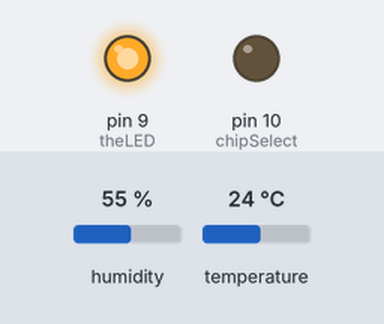
Bench run of a sketch on a simulated Arduino Uno, built with avr-gcc and run on an emulated ATmega328P. On the bench: output pins drawn as LEDs (lit = HIGH). The test bench sets the inputs (shaded band); at power-on: humidity 55 %, temperature 24 °C. The local clock reads 2024-03-15 10:24:30 at power-on unless the sketch sets it; storage starts empty.

Above: at 0.1 s.
At 34.1 s:
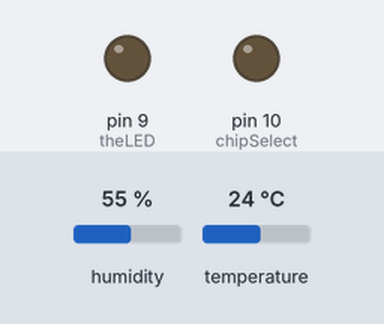
Timing chart, 0 to 35.6 s (numbered marks = the images above):
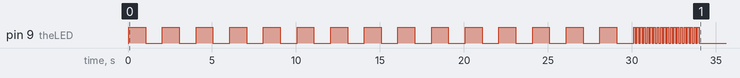

Measured:
- by itself, pin 9 (theLED): goes 15 × (HIGH 1.0 s, LOW 1.0 s), 19 × (HIGH 0.10 s, LOW 0.10 s), HIGH 0.10 s, then LOW

The sketch:

environment_logger_v2.ino
```cpp
/*
 * Temperature and humidity logger for the bat project
 * can be used as a generic stand alone temperature / humidity logger as well
 *
 * Records environment data with timestamp to a SD-card (note: needs datalogging shield!)
 * Output file ENVLOG.TXT (comma separated, data format compatible format with the BatPi scripts)
 *
 * the main loop writes data only once per 10 minutes, so you
 * will have to run the program long enough to record data
 *
 * a LED for basic information on error status is used on pin 9
 *
 * error blink codes:
 * 1 x red = Clock module RTC not found
 * 2 x red = SD card not found
 * 3 x red = no filesystem found on SD Card
 * 4 x red = file write error
 * 5 x red = error reading sensor
 *
 * Version 1: Octobre 2016
 * Version 2: Octobre 2017
 *   - added blinking error led, for easy handling in the field
 *   - replaced DHT11 with the more accurate DHT22
 *   - DHT22 also supports negative temperatures
 */

#include <SD.h>
#include <Wire.h>
#include <RTClib.h>
#include <string.h>

// Temperature and Humidity sensor uses Adafruit DHT Library
// See https://learn.adafruit.com/dht for more information and download

#include "DHT.h"
#define DHTPIN 3        // what digital pin the temperature sensor is connected to
#define DHTTYPE DHT22   // DHT 22

//////////////////////////
// Hardware definitions //
//////////////////////////

// SD Card - Datalogger pin
const int chipSelect = 10;

////////////////
// Variables //
///////////////

RTC_DS1307 RTC;
Sd2Card card;
SdVolume volume;
DHT dht(DHTPIN, DHTTYPE);

File myFile;
File tempFile;

String line;
DateTime now;
boolean logmode;

char cbuffer[61]; // used as logline
int lastminute;
int currentminute;
int currenthour;
int currentday;
int currentmonth;
int currentyear;
int theLED = 9; // led connected to pin 9 - used as error led

// setting RTC
char datestr[20];
char timestr[20];
char *ptr;
int  idx;
char c;


////////////////////
// Setup function //
////////////////////

void setup() {

  // uncomment following for sending debug messages
  // Serial.begin(9600);

  pinMode (theLED, OUTPUT);

  // initialize sensor
  dht.begin();      // init temp sensor
  checkSensor();    // if error reading sensens, this will exit the programm and blink the error led

  // initialoze real time clock
  Wire.begin();
  RTC.begin();

  // uncomment following line to set the RTC to the date & time this sketch was compiled
  //RTC.adjust(DateTime(__DATE__, __TIME__));

  if (! RTC.isrunning()) {
    // RTC not running or not set
    blink_err (1);
  }

  // get actual date
  now= RTC.now();

  // initialize SD-card...
  pinMode(chipSelect, OUTPUT);
  if (!SD.begin(10)) {
    // SD-slot initialization failed
    blink_err (2);
  }

  if (!card.init(SPI_HALF_SPEED, chipSelect)) {
    // SD-hardware initialization failed
    blink_err (2);
  }

  // open the 'volume'/'partition' - it should be FAT16 or FAT32
  if (!volume.init(card)) {
    // Could not find FAT16/FAT32 partition
    blink_err (3);
  }

  // open logfile and add a line with date and time
  myFile = SD.open("logger.txt", FILE_WRITE);
  line=getDateTimeString(now);

  // now write to file
  if (myFile) {
    myFile.println(line + " power up");
    myFile.close();
  }
  else {
    // failed to write file
    blink_err (4);
  }

  logmode= false; // logging has not started, yet
  currentminute= now.minute();
  lastminute = currentminute;
  currenthour= now.hour();
  currentday = now.day();
  currentmonth= now.month();
  currentyear = now.year();

}


//////////////////
// Main program //
//////////////////

void loop() {


  now = RTC.now(); // read date/time for this loop
  //digitalWrite (theLED, HIGH);

  if (logmode) {

    //digitalWrite (theLED, LOW);

    // is a new minute beginning ?
    currentminute= now.minute();

    if (currentminute != lastminute) {
      lastminute= currentminute;

      // log temperature and humidity to a file - every 10 minutes
      if (currentminute==1 || currentminute==11 || currentminute==21 || currentminute==31 || currentminute==41 || currentminute==51) {
        logHumTemp(currentday, currentmonth, currentyear, currenthour,currentminute);
      }
    }

    // is a new hour beginning ?
    if (currenthour != now.hour()) {
      currenthour= now.hour();
    }

    // new day beginning ?
    if (currentday != now.day()) {
      currentday= now.day();
    }

    // new month beginning ?
    if (currentmonth != now.month()) {
      currentmonth= now.month();
    }

  } else {

     // blink  LED to show that logging begins soon
    if (now.second() % 2 == 0) {
      digitalWrite (theLED, HIGH);
    } else {
      digitalWrite (theLED, LOW);
    }

    // can we start logging now ?
    if (now.second() == 0) {  // start at the full minute
      blinkLedsAB();
      logmode= true;
    } else {
      Serial.println ("waiting for next full minute to start: " + String (now.second()));
      delay (1000);
    }
  }
}


////////////////////////////
// User defined functions //
////////////////////////////


// insert a leading "0" , used by getDate()
String str2c (String in) {
  if (in.length()==2) {
    return (in);
  } else {
    return ('0' + in);
  }
}

// blink led quickly during 2 seconds
void blinkLedsAB(){
  int i;
  for (i= 0; i<20; i++) {
    digitalWrite (theLED, HIGH);
    delay (100);
    digitalWrite (theLED, LOW);
    delay (100);
  }
}

// return a formatted date string
String getDate() {
  DateTime now = RTC.now();
  line= str2c (String(now.day())) + '.' + str2c (String (now.month()))+ '.' +  + now.year();
  return (line);
}

// return a formatted time string
String getDateTimeString(DateTime theTimeStamp) {
  //DateTime now = RTC.now();
  line= str2c (String(theTimeStamp.day())) + '.' + str2c (String (theTimeStamp.month()))+ '.' +  theTimeStamp.year()
    + " " + str2c (String (theTimeStamp.hour())) + ":" + str2c (String (theTimeStamp.minute()));
  return (line);
}

// log a string with timestamp, humidity and temperature
void logHumTemp (int theDay, int theMonth, int theYear, int hours, int minutes) {

  float h = dht.readHumidity();
  float t = dht.readTemperature();

  minutes = minutes - 1;

   // open logfile and add a line with date and time
  tempFile = SD.open("envlog.txt", FILE_WRITE);

  // now write to file
  if (tempFile) {
    tempFile.print(theDay);
    tempFile.print(".");
    tempFile.print(theMonth);
    tempFile.print(".");
    tempFile.print(theYear);
    tempFile.print(";");

    tempFile.print(hours);
    tempFile.print(":");
    if (minutes == 0)
      tempFile.print("00");
    else
      tempFile.print(minutes);
    tempFile.print(";");

    // Check if any reads failed and exit early (to try again).
    if (isnan(h) || isnan(t)) {
       tempFile.print("Error reading temperature sensor;");
       blink_err (5);
    }
    else {
       tempFile.print(t);
       tempFile.print(";");
       tempFile.print(h);
    }
    tempFile.println();
  }
  tempFile.close();
}

// check the sensor, exit the programm into an error loop if sensor does not return valid values
void checkSensor() {

  float h = dht.readHumidity();
  float t = dht.readTemperature();

  // Check if any reads failed and exit early (to try again).
  if (isnan(h) || isnan(t)) {
     blink_err (5);
  }
}

// show error code - this routine never returns !
void blink_err (int n) {
  int i;

  while (1) {
    for (i= 0; i<n; i++) {
      digitalWrite (theLED, HIGH);
      delay (250);
      digitalWrite (theLED, LOW);
      delay (250);
    }
    delay (2000);
  }
}
```
